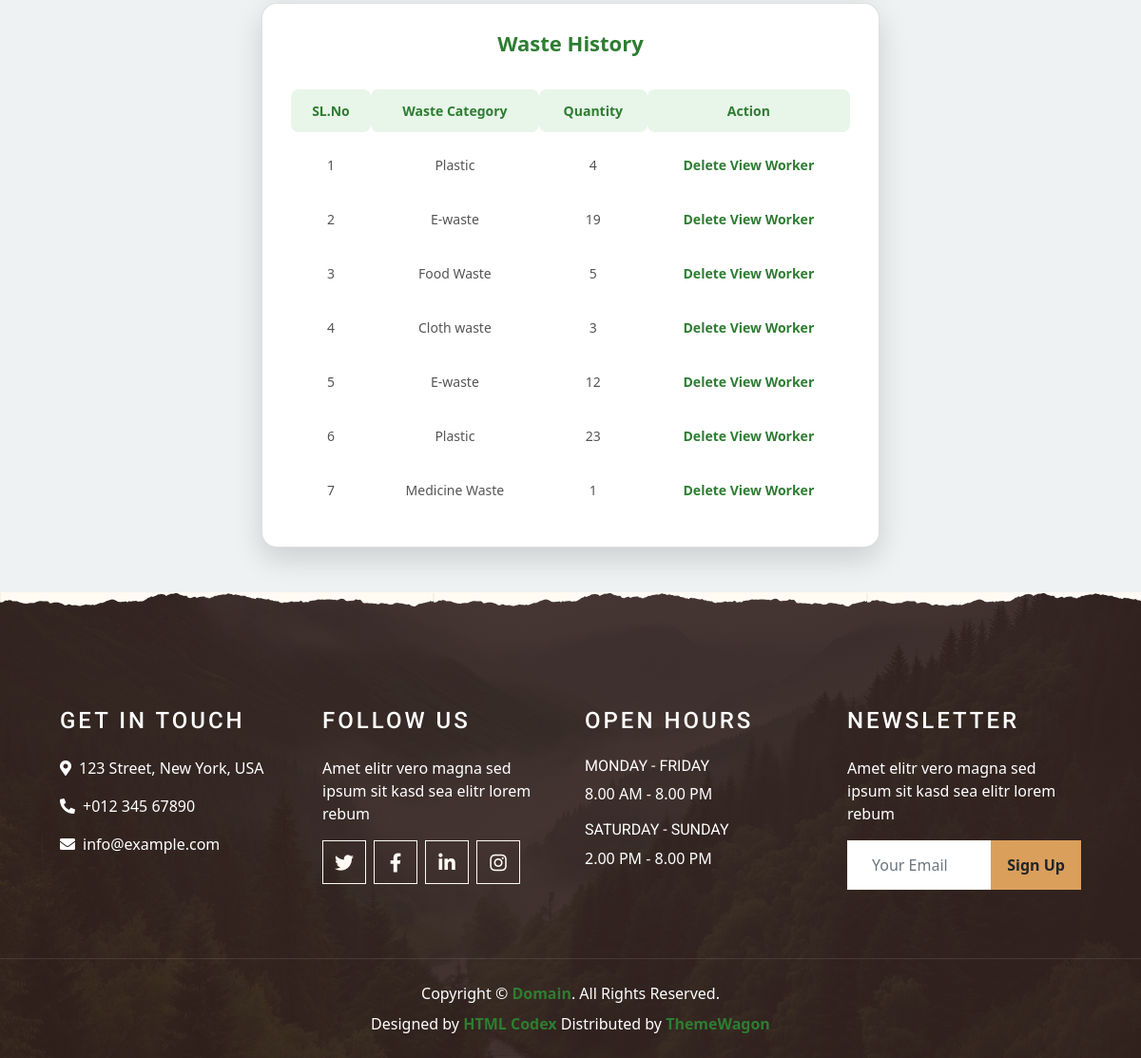
Page /User/Waste/ (signed in, lower part) on the earlier database version.
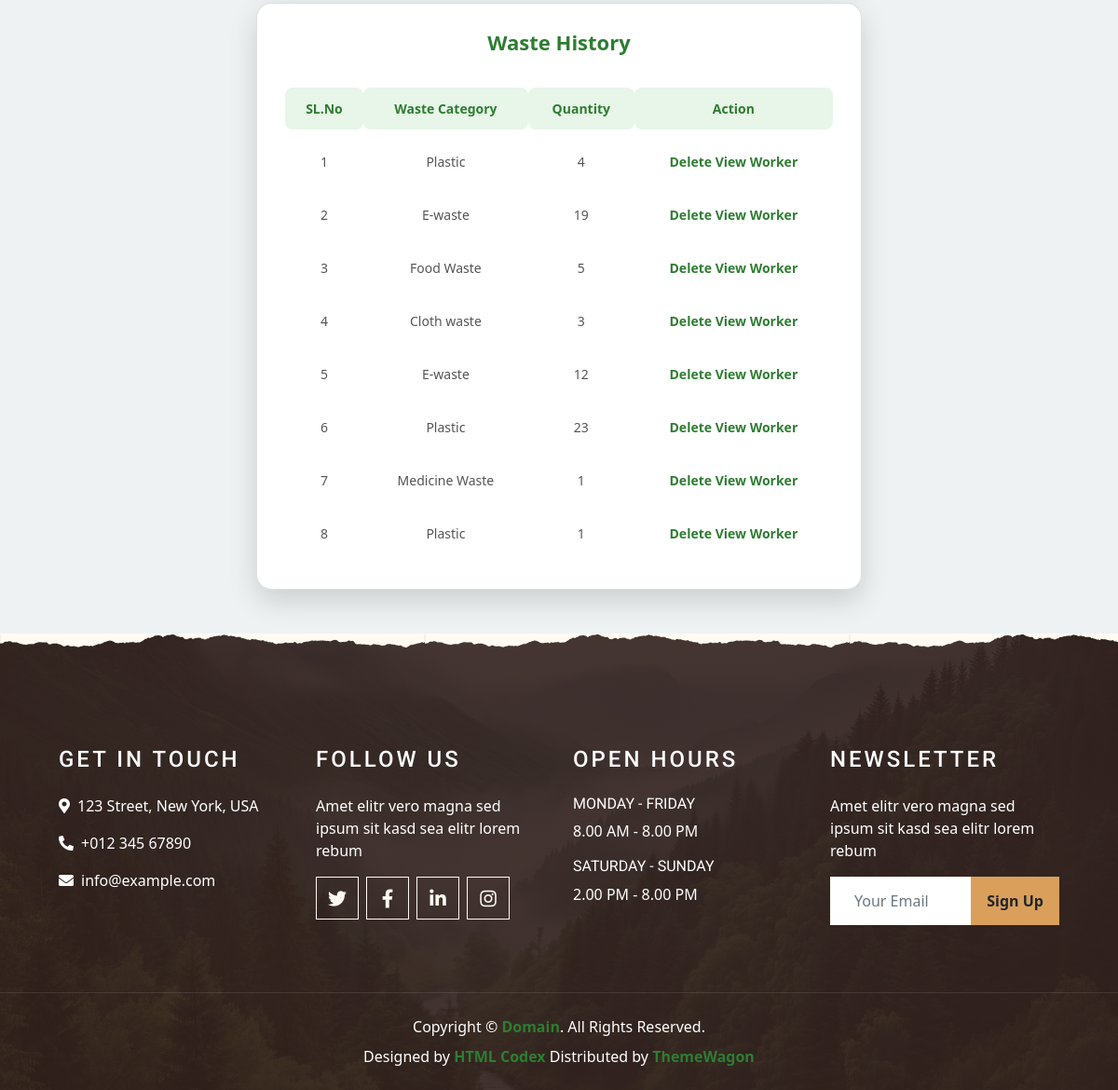
Same page on the later database version.
### User/models.py (models this page shows)
class tbl_waste(models.Model):
    waste_date=models.DateField(auto_now_add=True)
    waste_qty=models.IntegerField(default=0)
    wastecategory_id=models.ForeignKey(tbl_wastecategory, on_delete=models.CASCADE)
    waste_status=models.IntegerField(default=0)
    user_id=models.ForeignKey(tbl_user,on_delete=models.CASCADE)

### Admin/models.py (models this page shows)
class tbl_wastecategory(models.Model):
    wastecategory_name=models.CharField(max_length=50)

### User/views.py (the view)
# urls.py: path('Waste/',views.Waste,name="Waste"),
def Waste(request):
    if "uid" not in request.session:
        return redirect("Guest:Login")
    else:
        userId=tbl_user.objects.get(id=request.session['uid'])
        wastedata=tbl_waste.objects.filter(user_id=userId)
        categorydata=tbl_wastecategory.objects.all()
        if request.method=="POST":
            quantity=request.POST.get("txt_quantity")
            userdata=tbl_user.objects.get(id=request.session['uid'])
            waste=tbl_wastecategory.objects.get(id=request.POST.get("sel_wastecat"))
            wastecount=tbl_wastecategory.objects.filter(wastecategory_name=waste).count()
            tbl_waste.objects.create(waste_qty=quantity,wastecategory_id=waste,user_id=userdata)
            return render(request,"User/Waste.html",{'msg':"Data inserted"})
        else:
            return render(request,"User/Waste.html",{'wastedata':wastedata,'categorydata':categorydata})

### User/Templates/User/Waste.html (shortened to what this page needs)
{% extends 'User/Head.html' %}
{% block content %}
<!DOCTYPE html>
<html lang="en">
<head>
</head>
<body>
<div class="waste-container">
    <div class="card">
        <div class="title">Waste History</div>
        <table>
            <tr>
                <th>SL.No</th>
                <th>Waste Category</th>
                <th>Quantity</th>
                <th>Action</th>
            </tr>
            {% for i in wastedata %}
            <tr>
                <td>{{forloop.counter}}</td>
                <td>{{i.wastecategory_id.wastecategory_name}}</td>
                <td>{{i.waste_qty}}</td>
                <td><a href="{% url 'User:delwaste' i.id %}">Delete</a>
                    <a href="{% url 'User:viewwardworker' %}">View Worker</a></td>
            </tr>
            {% endfor %}
        </table>
    </div>
</div>
</body>
</html>
{% endblock content %}

Differences in the rows shown:
added tbl_waste: wastecategory_id.wastecategory_name "Plastic", waste_qty "1"
